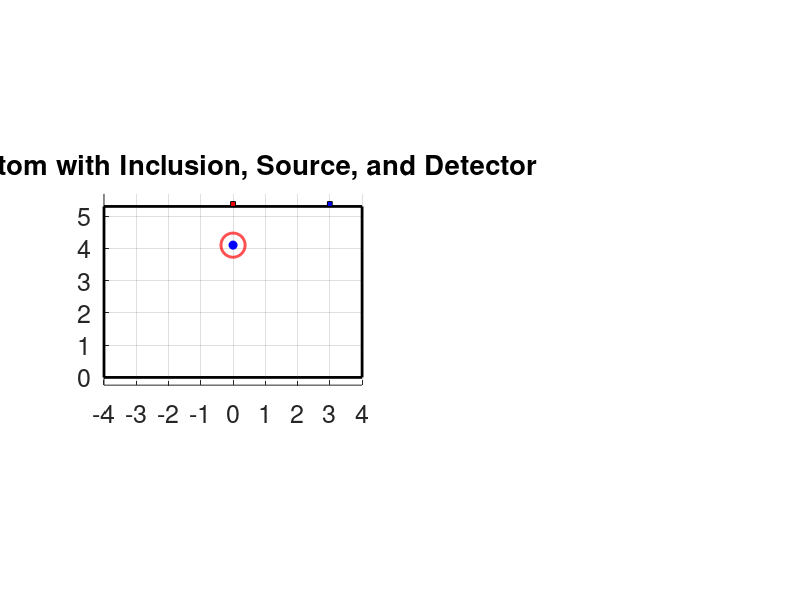

Write the MATLAB code that produced this figure. (Note: this script raises an error after producing the figure.)
function [] = Photon_71_1 ()
% Repository group: 09_concentration_recovery
% Version role: analysis or follow-up variant
%
% Research note: This file is retained as a documented historical version.
% Review configuration, external data dependencies, and output paths before use.
% Impact of Tumor/Signal on DPF/PPF Series Simulations
% This Version: TiO2 experimental phantom (India ink tumor inclusion in gelatin)
% Configuration:
%   Background: SAP hydrogel + TiO2 scattering matrix
%   Inclusion: Localized absorbing tumor (India ink embedded in gelatin)
% Purpose:
%   Validation of DPF-based absorption estimation under experimentally realistic conditions.
% Based on Version 65, better mu_a estimation
% analysis data


SDS = 3; depth = 1.2;     % depth from top surface to circle center
% ================= Plot =================
clc
close all
set(0,'DefaultFigureWindowStyle','docked')

W = 8;           % rectangle width
H = 5.3;         % rectangle height
d_circle = 0.75; % circle diameter
r_circle = d_circle / 2;
x_rect = 0;
y_rect = 0;
xc = W/2;               % centered horizontally
yc = H - depth;         % circle center

figure(1), subplot(1,2,1)
hold on;
% Rectangle (phantom)
rectangle('Position', [x_rect, y_rect, W, H], ...
          'EdgeColor', 'k', 'LineWidth', 2);
% Circle (inclusion)
theta = linspace(0, 2*pi, 300);
x_circle = xc + r_circle*cos(theta);
y_circle = yc + r_circle*sin(theta);
plot(x_circle, y_circle, 'r', 'LineWidth', 2);
% Center point
plot(xc, yc, 'bo', 'MarkerFaceColor', 'b');
% ================= Source =================
xs = xc;     % directly above inclusion
ys = H;      % top surface
% draw small rectangle for source
src_size = 0.15;
rectangle('Position', [xs - src_size/2, ys, src_size, src_size], ...
          'FaceColor', 'r', 'EdgeColor', 'k');
% ================= Detector =================
xd = xs + SDS;     % to the right
yd = H;
% draw small rectangle for detector
det_size = 0.15;
rectangle('Position', [xd - det_size/2, yd, det_size, det_size], ...
          'FaceColor', 'b', 'EdgeColor', 'k');
% ================= Optional: line showing distance =================
plot([xs xd], [ys yd], '--k');
% ================= Final settings =================
title('Phantom with Inclusion, Source, and Detector');
xlim([0, max(W, xd) + 0.5]);
ylim([0, H + 1]);
axis equal tight
grid on, hold off
xlabel(''), xticks(0:10), set(gca,'xticklabel',-4:5)
ylabel(''), yticks(0:10)
set(gca,'fontsize',18)
clearvars -except SDS depth
% ============= End Plot =================

L = 100;
set_of_concentration = [nan, 0.00:0.01:0.5]; % set of concentrations
set_of_mua = nan(size(set_of_concentration)); % set of mu_a's
set_of_ODs = nan(length(set_of_concentration),L,2);
set_of_ODs_d = nan(length(set_of_concentration),L);
set_of_ODs_d_mua = nan(length(set_of_concentration),L);
clearvars L
for i_concentration = 1:length(set_of_concentration)
    the_concentration = set_of_concentration(i_concentration);
    the_color = [(i_concentration-1)./(length(set_of_concentration)-1) 0 1-(i_concentration-1)./(length(set_of_concentration)-1)];
    if isnan(the_concentration)
        set_of_mua(i_concentration) = nan;
    else
        set_of_mua(i_concentration) = max(0.0275,-0.55+67.15.*the_concentration);
    end
    the_filename = ['/home/kaiser/BackUp/Dropbox/research/2.NIRs Project/code/DB/Photon_71_concentration_',num2str(the_concentration),'.mat' ];
    [y_bind,x_bind] = get_OD (the_filename,0.17);
    G = -log(y_bind(1));
    set_of_ODs(i_concentration,1:length(x_bind),1) = x_bind;
    set_of_ODs(i_concentration,1:length(y_bind),2) = y_bind;
    set_of_ODs_d(i_concentration,1:length(y_bind)) = (-log(y_bind)-G)./x_bind;
    set_of_ODs_d_mua(i_concentration,1:length(y_bind)) = (-log(y_bind)-G)./x_bind./set_of_mua(i_concentration);

    figure(1), subplot(1,2,2), plot(x_bind,-log(y_bind),'LineStyle','-','LineWidth',2,'Color',the_color,'DisplayName',num2str(the_concentration)), hold on
    xlabel('d (cm)'), ylabel('OD (a.u.)'), set(gca,'fontsize',16)
    title('Effect of Inclusion Concentration on Optical Density'), grid off, axis tight square
    clearvars the_concentration the_color the_filename y_bind x_bind G
end
clearvars i_concentration

dims = axis;
set_of_ODs_at_SDS = nan(length(set_of_concentration),1);
for i_concentration = 1:length(set_of_concentration)
    [~,idx] = min(abs(set_of_ODs(i_concentration,:,1)-SDS));
    figure(1), subplot(1,2,2), plot([set_of_ODs(i_concentration,idx,1) set_of_ODs(i_concentration,idx,1)],[dims(3) dims(4)],'LineStyle','-.','LineWidth',2,'Color','k','HandleVisibility','off'),
    set_of_ODs_at_SDS(i_concentration) = set_of_ODs(i_concentration,idx,2);
    clearvars idx
end
figure(2), plot(set_of_concentration,-log(set_of_ODs_at_SDS),'LineStyle','-','LineWidth',2,'Color','k'),
xlabel('concentration (%v/v)'), ylabel('OD (a.u.)'), set(gca,'fontsize',16)
title(['Effect of Inclusion Concentration on Optical Density at SDS = ',num2str(SDS),' cm']), grid on
clearvars dims set_of_ODs_at_3cm i_concentration



set_of_params = nan(length(set_of_concentration),5);
for i_concentration = 2:length(set_of_concentration)
    X = squeeze(set_of_ODs(i_concentration,:,1)).';
    Y = squeeze(set_of_ODs_d_mua(i_concentration,:)).';
    idx = ~isnan(X)&~isnan(Y); X = X(idx); Y = Y(idx); clearvars idx
    the_color = [(i_concentration-1)./(length(set_of_concentration)-1) 0 1-(i_concentration-1)./(length(set_of_concentration)-1)];
    figure(3), subplot(1,2,1), plot(X,Y,'LineStyle','-','LineWidth',2,'Color',the_color,'DisplayName',num2str(set_of_concentration(i_concentration))), hold on
    invX = 1 ./ X;                                     % predictor 1
    logX_over_X = log(X) ./ X;                         % predictor 2
    T = table(Y, invX, logX_over_X, 'VariableNames', {'Y','invX','logX_over_X'});
    mdl = fitlm(T, 'Y ~ 1 + invX + logX_over_X');      % A, B, C
    clearvars T invX logX_over_X
    set_of_params(i_concentration,1) = mdl.Coefficients.Estimate(1);
    set_of_params(i_concentration,2) = mdl.Coefficients.Estimate(2);
    set_of_params(i_concentration,3) = mdl.Coefficients.Estimate(3);
    set_of_params(i_concentration,4) = mdl.Coefficients.pValue(2);
    Yhat = set_of_params(i_concentration,1) + set_of_params(i_concentration,2)./X + set_of_params(i_concentration,3).*log(X)./X;
    figure(3), subplot(1,2,1), plot(X,Yhat,'LineStyle','-.','LineWidth',2,'Color',the_color,'HandleVisibility','off'), hold on
    set_of_params(i_concentration,5) = rsquared(Yhat,Y);
    clearvars Yhat Y X mdl the_color
end
xlabel('d (cm)'), ylabel('DPF (a.u.)'), set(gca,'fontsize',16)
title('Effect of Inclusion Concentration on DPF'), grid off, axis tight square
figure(3), subplot(2,2,2)
plot(set_of_concentration,set_of_params(:,4),'LineStyle','-','LineWidth',2,'Color','k','DisplayName','')
xlabel('d (cm)'), ylabel('p-value (a.u)'), set(gca,'fontsize',16)
title({'P-value of Inverse Distance Model'},{' '}), grid on, axis tight square
figure(3), subplot(2,2,4)
plot(set_of_concentration,set_of_params(:,5),'LineStyle','-','LineWidth',2,'Color','k','DisplayName','')
xlabel('d (cm)'), ylabel('r-squared (a.u)'), set(gca,'fontsize',16)
title('R-squared of Inverse Distance Model'), grid on, axis tight square
clearvars i_concentration

[params_A,err_A] = fitPlaneModel(log(set_of_mua(2:end)), log(set_of_params(2:end,1)));
A_est = exp(params_A(1)).*((set_of_mua).^params_A(2));
[params_B,err_B] = fitPlaneModel(log(set_of_mua(2:end)), log(set_of_params(2:end,2)));
B_est = exp(params_B(1)).*((set_of_mua).^params_B(2));
[params_C,err_C] = fitPlaneModel(log(set_of_mua(2:end)), log(set_of_params(2:end,3)));
C_est = exp(params_C(1)).*((set_of_mua).^params_C(2));

figure(4), subplot(1,3,1)
plot(set_of_mua,set_of_params(:,1),'b','LineWidth',2,'LineStyle','-', 'DisplayName','A'), hold on
plot(set_of_mua,A_est,             'b','LineWidth',2,'LineStyle','-.','DisplayName',['estim. A, r^2 ~ ',num2str(err_A)]), hold on
plot(set_of_mua,set_of_params(:,2),'r','LineWidth',2,'LineStyle','-', 'DisplayName','B'), hold on
plot(set_of_mua,B_est,             'r','LineWidth',2,'LineStyle','-.','DisplayName',['estim. B, r^2 ~ ',num2str(err_B)]), hold on
plot(set_of_mua,set_of_params(:,3),'g','LineWidth',2,'LineStyle','-', 'DisplayName','C'), hold on
plot(set_of_mua,C_est,             'g','LineWidth',2,'LineStyle','-.','DisplayName',['estim. C, r^2 ~ ',num2str(err_C)]), hold on
xlabel('\mu_a (cm^{-1})');
ylabel('Inverse-distance parameters'); set(gca,'YScale','log')
set(gca,'FontSize',16);
title('evolution of inv. dist. parameters');
grid on; axis square; legend('show','Location','northeast')
disp(num2str(['C_A = ',num2str(exp(params_A(1)),'%.2f'),', p_A = ',num2str(params_A(2),'%.2f'),', @ r2 =  ',num2str(err_A)])), clearvars err params
disp(num2str(['C_B = ',num2str(exp(params_B(1)),'%.2f'),', p_B = ',num2str(params_B(2),'%.2f'),', @ r2 =  ',num2str(err_B)])), clearvars err params
disp(num2str(['C_C = ',num2str(exp(params_C(1)),'%.2f'),', p_C = ',num2str(params_C(2),'%.2f'),', @ r2 =  ',num2str(err_C)])), clearvars err params
clearvars A_est B_est C_est
clearvars err_A err_B err_C

figure(4), subplot(1,3,2)
for i_concentration = 2:length(set_of_concentration)
    the_color = [(i_concentration-1)./(length(set_of_concentration)-1) 0 1-(i_concentration-1)./(length(set_of_concentration)-1)];
    d  = squeeze(set_of_ODs(i_concentration,:,1));
    OD = -log(squeeze(set_of_ODs(i_concentration,:,2)));
    G = OD(1);
    the_dpf = set_of_ODs_d_mua(i_concentration,:);
    plot(d,(OD-G)./the_dpf./d,'LineStyle','-','LineWidth',1,'Color',the_color,'DisplayName',num2str(set_of_concentration(i_concentration))), hold on
    plot(d,set_of_mua(i_concentration).*ones(size(d)),'LineStyle','-.','LineWidth',2,'Color',the_color,'HandleVisibility','off'), hold on
    xlabel('d (cm)'), ylabel('\mu_a (cm^{-1})'), set(gca,'fontsize',16)
    title('Estimation of \mu_a using true model (assisted)'), grid off, axis tight square
    clearvars the_color the_dpf d OD G
end
clearvars i_concentration

figure(4), subplot(1,3,3)
for i_concentration = 2:length(set_of_concentration)
    the_color = [(i_concentration-1)./(length(set_of_concentration)-1) 0 1-(i_concentration-1)./(length(set_of_concentration)-1)];
    d  = squeeze(set_of_ODs(i_concentration,:,1));
    OD = -log(squeeze(set_of_ODs(i_concentration,:,2)));
    G = OD(1);
    A_est = exp(params_A(1)).*(set_of_mua(i_concentration)).^params_A(2);
    B_est = exp(params_B(1)).*(set_of_mua(i_concentration)).^params_B(2);
    C_est = exp(params_C(1)).*(set_of_mua(i_concentration)).^params_C(2);
    the_dpf = A_est + B_est./d + C_est.*log(d)./d;
    plot(d,(OD-G)./the_dpf./d,'LineStyle','-','LineWidth',2,'Color',the_color,'DisplayName',num2str(set_of_concentration(i_concentration))), hold on
    plot(d,set_of_mua(i_concentration).*ones(size(d)),'LineStyle','-.','LineWidth',1,'Color',the_color,'HandleVisibility','off'), hold on
    xlabel('d (cm)'), ylabel('\mu_a (cm^{-1})'), set(gca,'fontsize',16)
    title('Estimation of \mu_a using inv. dist. (assisted)'), grid off, axis tight square
    clearvars the_color A_est B_est C_est d OD G
end
clearvars i_concentration

% Estimate mu_a when the true absorption coefficient is unknown
set_of_estimated_c_using_true_non_assisted = nan(length(set_of_concentration),1);
set_of_estimated_c_using_invd_non_assisted = nan(length(set_of_concentration),1);
set_of_estimated_mu_using_true_non_assisted = nan(length(set_of_concentration),1);
set_of_estimated_mu_using_invd_non_assisted = nan(length(set_of_concentration),1);
for i_c = 1:length(set_of_concentration)
    [~,idx_dist] = min(abs(squeeze(set_of_ODs(i_c,:,1))-SDS)); % disp(['SDS = ',num2str(SDS),' ~ ',num2str(squeeze(set_of_ODs(i_c,idx_dist,1))),' = SDS'])
    OD = -log(squeeze(set_of_ODs(:,:,2)));
    G = OD(:,1);
    OD = OD - G;
    true_mu_estim_mu = abs( (OD(i_c,idx_dist)./set_of_ODs_d_mua(:,idx_dist)./squeeze(set_of_ODs(:,idx_dist,1))) - set_of_mua.' );
    % true_mu_estim_mu = abs( (OD(i_c,idx_dist)./set_of_ODs_d_mua(:,idx_dist)./squeeze(set_of_ODs(:,idx_dist,1)))./set_of_mua.' - 1 );
    [~,idx] = min(true_mu_estim_mu);
    set_of_estimated_mu_using_true_non_assisted(i_c) = set_of_mua(idx);
    set_of_estimated_c_using_true_non_assisted(i_c) = set_of_concentration(idx);
    clearvars true_mu_estim_mu idx
    A_est = exp(params_A(1)).*(set_of_mua.').^params_A(2);
    B_est = exp(params_B(1)).*(set_of_mua.').^params_B(2);
    C_est = exp(params_C(1)).*(set_of_mua.').^params_C(2);
    the_dpf = A_est + B_est./squeeze(set_of_ODs(:,idx_dist,1)) + C_est.*log(squeeze(set_of_ODs(:,idx_dist,1)))./squeeze(set_of_ODs(:,idx_dist,1));
    true_mu_estim_mu = abs( (OD(i_c,idx_dist)./the_dpf./squeeze(set_of_ODs(:,idx_dist,1))) - set_of_mua.' );
    % plot(true_mu_estim_mu), hold on
    % true_mu_estim_mu = abs( (OD(i_c,idx_dist)./the_dpf./squeeze(set_of_ODs(:,idx_dist,1)))./set_of_mua.' - 1 );
    % plot(true_mu_estim_mu), hold off
    [~,idx] = min(true_mu_estim_mu);
    set_of_estimated_mu_using_invd_non_assisted(i_c) = set_of_mua(idx);
    set_of_estimated_c_using_invd_non_assisted(i_c) = set_of_concentration(idx);
    clearvars true_mu_estim_mu idx
    clearvars idx_dist OD G the_dpf A_est B_est C_est
end
clearvars i_c

figure(5), subplot(1, 2, 1)
plot(set_of_mua,set_of_estimated_mu_using_true_non_assisted,'LineStyle','none','Marker','o','MarkerEdgeColor','k','MarkerFaceColor','r','MarkerSize',16,'DisplayName','data','Color','r'), hold on
plot([0 34],[0 34],'k--','DisplayName','1-to-1'), hold off
xlabel('true \mu_a (cm^{-1})'), ylabel('estimated \mu_a (cm^{-1})'), set(gca,'fontsize',16), hold off
title('true vs. estimated \mu_a non-assist. true DPF'), grid on, axis square
axis([0 34 0 34])
legend('show','Location','best')
figure(5), subplot(1, 2, 2)
plot(set_of_mua,set_of_estimated_mu_using_invd_non_assisted,'LineStyle','none','Marker','o','MarkerEdgeColor','k','MarkerFaceColor','r','MarkerSize',16,'DisplayName','data','Color','r'), hold on
plot([0 34],[0 34],'k--','DisplayName','1-to-1'), hold off
xlabel('true \mu_a (cm^{-1})'), ylabel('estimated \mu_a (cm^{-1})'), set(gca,'fontsize',16), hold off
title('true vs. estimated \mu_a non-assist. inv. dist. DPF'), grid on, axis square
axis([0 34 0 34])
legend('show','Location','best')

figure(6), subplot(1, 2, 1)
plot(set_of_concentration,set_of_estimated_c_using_true_non_assisted,'LineStyle','none','Marker','o','MarkerEdgeColor','k','MarkerFaceColor','r','MarkerSize',16,'DisplayName','data','Color','r'), hold on
plot([0 0.5],[0 0.5],'k--','DisplayName','1-to-1'), hold off
xlabel('true concentration (% v/v)'), ylabel('estimated concentration (% v/v)'), set(gca,'fontsize',16), hold off
title('true vs. estimated concentration non-assist. true DPF'), grid on, axis square
axis([0 0.5 0 0.5])
legend('show','Location','best')
figure(6), subplot(1, 2, 2)
plot(set_of_concentration,set_of_estimated_c_using_invd_non_assisted,'LineStyle','none','Marker','o','MarkerEdgeColor','k','MarkerFaceColor','r','MarkerSize',16,'DisplayName','data','Color','r'), hold on
plot([0 0.5],[0 0.5],'k--','DisplayName','1-to-1'), hold off
xlabel('true concentration (% v/v)'), ylabel('estimated concentration (% v/v)'), set(gca,'fontsize',16), hold off
title('true vs. estimated concentration non-assist. inv. dist. DPF'), grid on, axis square
axis([0 0.5 0 0.5])
legend('show','Location','best')
end

function [y_bind,x_bind] = get_OD (the_filename,dlta_d)
Lx = 19.1; Ly = 19.1; Lz = 6.0;  % The size of the computational domain (in cm) to prevent reflections from the boundaries.
t_db = load(the_filename); clearvars the_filename

% % removing noisy points
% u = round(-log(t_db.w)./t_db.s,4); u_unique = unique(u); freq = nan(size(u_unique));
% for i_f = 1:length(u_unique), freq(i_f) = sum(u==u_unique(i_f)); end
% [~,i_fx] = max(freq);
% t_db.x_in = t_db.x_in(u==u_unique(i_fx));
% t_db.y_in = t_db.y_in(u==u_unique(i_fx));
% t_db.z_in = t_db.z_in(u==u_unique(i_fx));
% t_db.x_ot = t_db.x_ot(u==u_unique(i_fx));
% t_db.y_ot = t_db.y_ot(u==u_unique(i_fx));
% t_db.z_ot = t_db.z_ot(u==u_unique(i_fx));
% t_db.s = t_db.s(u==u_unique(i_fx));
% t_db.w = t_db.w(u==u_unique(i_fx));
% disp(num2str([length(u) sum(u==u_unique(i_fx)) sum(u==u_unique(i_fx))/length(u)*100]))
% t_db.no_of_photons = t_db.no_of_photons-sum(u~=u_unique(i_fx));
% clearvars u u_unique freq i_f i_fx

% 1-D sorting
d_diff_edges = 0:dlta_d:sqrt((Lx/2).^2+(Ly/2).^2);
idx = t_db.z_ot<=0;
[~,~,index_in] = histcounts(sqrt( ...
    (t_db.x_in(idx)-t_db.x_ot(idx)).^2 + ...
    (t_db.y_in(idx)-t_db.y_ot(idx)).^2 + ...
    (t_db.z_in(idx)-t_db.z_ot(idx)).^2),d_diff_edges); % d_diffuse bins
clearvars d_diff_edges Lx Ly Lz

% I vs. d
fun_x = @mean; fun_y = @sum;
x_temp = sqrt( ...
    (t_db.x_in(idx)-t_db.x_ot(idx)).^2 + ...
    (t_db.y_in(idx)-t_db.y_ot(idx)).^2 + ...
    (t_db.z_in(idx)-t_db.z_ot(idx)).^2);
y_temp = t_db.w(idx);
x_bind = accumarray(index_in,x_temp,[],fun_x,nan);
y_bind = accumarray(index_in,y_temp,[],fun_y,nan);
y_bind = ...
    (            y_bind./(2.*pi.*dlta_d.*x_bind)) ./ ...
    (t_db.no_of_photons./(   pi.*dlta_d.*dlta_d));
end
function [params,err] = fitPlaneModel(X, Z)
% Fits Z = C + a*X to gridded data
A = [ones(numel(X), 1), X(:)];  % Design matrix: [1 X]
b = Z(:);                         % Observed values
% Solve for [C; a; b]
params = A \ b;
err = rsquared(b,A*params);
end
function [r2] = rsquared(y,yhat)
y    = y(:);
yhat = yhat(:);
idx = ~isnan(y)&~isnan(yhat)&~isinf(y)&~isinf(yhat);
y    = y(idx);
yhat = yhat(idx);
SS_res = sum((y - yhat).^2);    % Residual sum of squares
SS_tot = sum((y - mean(y)).^2); % Total sum of squares
r2 = 1 - (SS_res/SS_tot);
end
